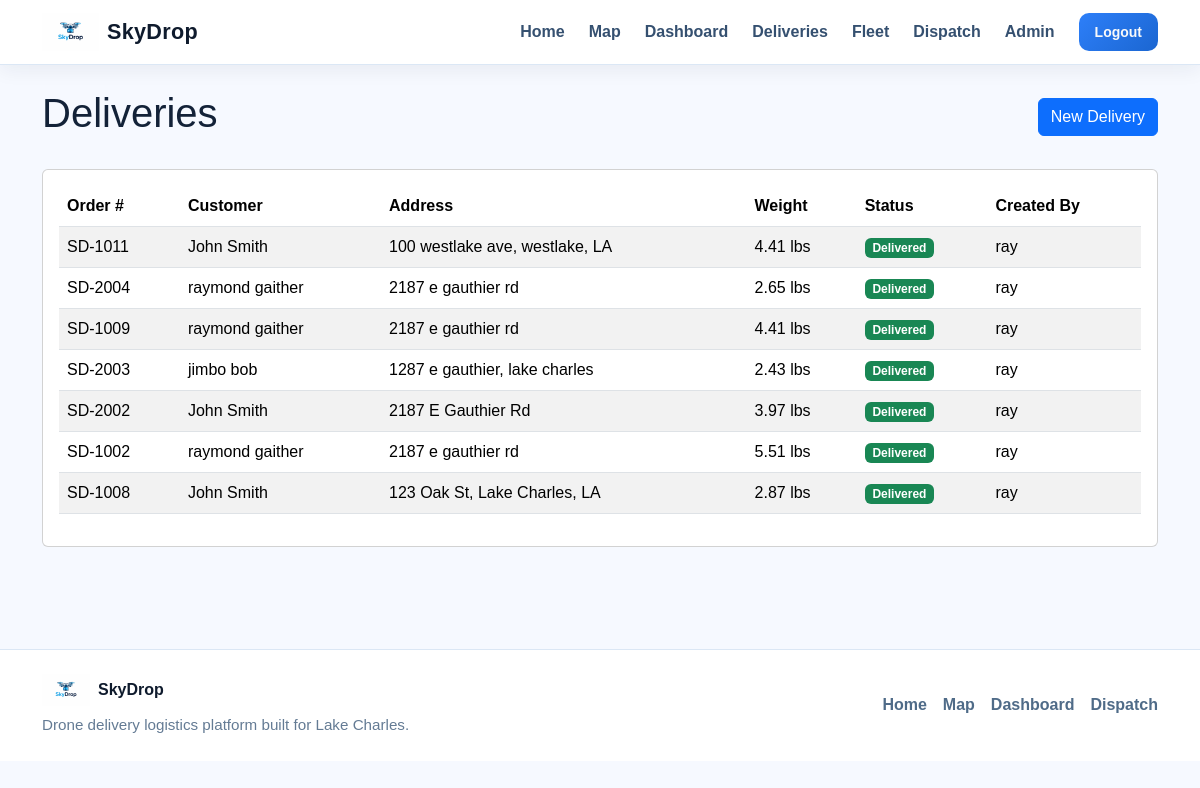
The page /deliveries/ (signed in) on the database as committed earlier.
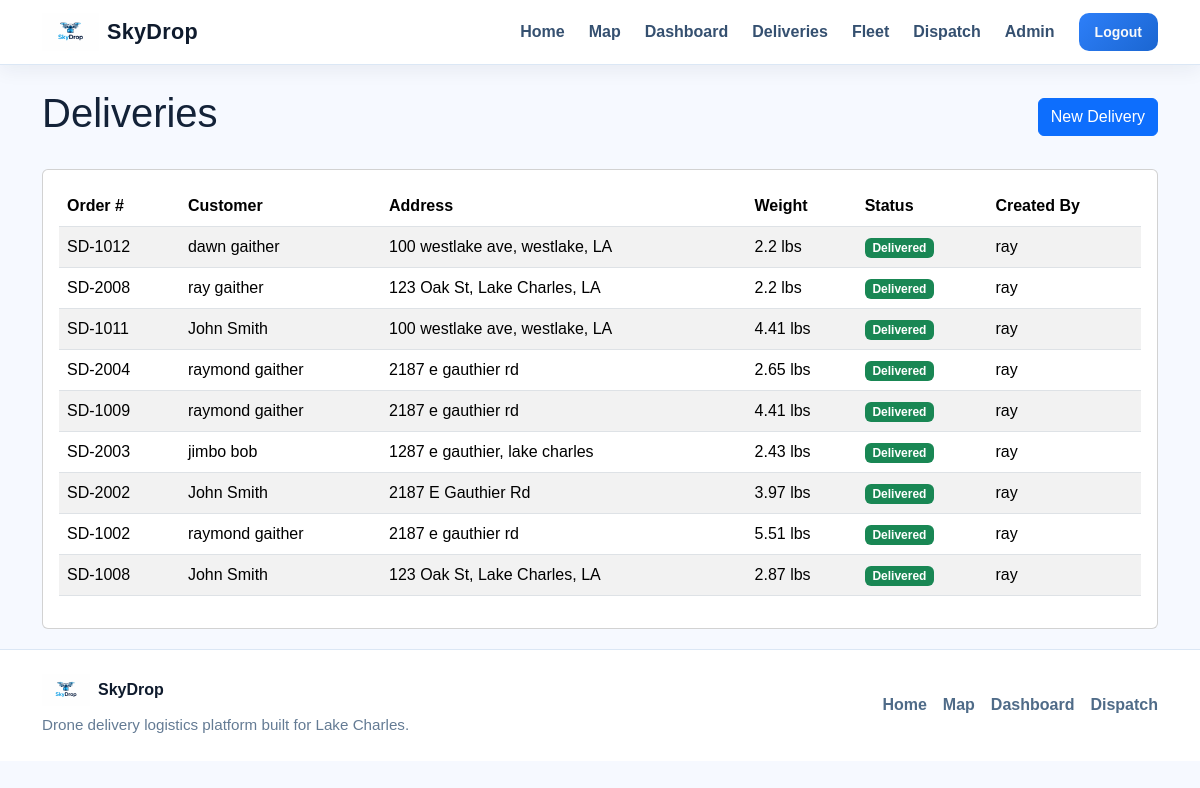
The same page on the database as committed later.
### app/models/delivery.py (models this page shows, shortened)
class Delivery(db.Model):
    __tablename__ = "deliveries"
    id = db.Column(db.Integer, primary_key=True)
    order_number = db.Column(db.String(50), unique=True, nullable=False, index=True)
    customer_name = db.Column(db.String(100), nullable=False)
    customer_address = db.Column(db.String(200), nullable=False)
    customer_phone = db.Column(db.String(30), nullable=False)
    package_weight = db.Column(db.Float, nullable=False)
    status = db.Column(db.String(50), default="pending", nullable=False, index=True)
    pickup_address = db.Column(db.String(200), nullable=True)
    pickup_lat = db.Column(db.Float, nullable=True)
    pickup_lng = db.Column(db.Float, nullable=True)
    destination_lat = db.Column(db.Float, nullable=True)
    destination_lng = db.Column(db.Float, nullable=True)
    priority = db.Column(db.String(20), default="standard", nullable=False)
    notes = db.Column(db.Text, nullable=True)
    created_at = db.Column(db.DateTime, default=datetime.utcnow, nullable=False)
    created_by_id = db.Column(db.Integer, db.ForeignKey("users.id"), nullable=False)
    mission = db.relationship(
        "Mission",
        back_populates="delivery",
        uselist=False,
        cascade="all, delete-orphan"
    )

### app/models/user.py (models this page shows, shortened)
class User(UserMixin, db.Model):
    __tablename__ = "users"
    id = db.Column(db.Integer, primary_key=True)
    name = db.Column(db.String(100), nullable=False)
    email = db.Column(db.String(120), unique=True, nullable=False)
    password_hash = db.Column(db.String(255), nullable=False)
    role = db.Column(db.String(50), default="business_staff", nullable=False)
    deliveries = db.relationship("Delivery", backref="created_by", lazy=True)
    @property
    def is_admin(self):
        return self.role == "admin"
    @property
    def is_staff(self):
        return self.role in ["admin", "business_staff"]

### app/deliveries/routes.py (the view)
@deliveries_bp.route("/")
@role_required("admin", "business_staff")
def delivery_list():
    deliveries = Delivery.query.order_by(Delivery.created_at.desc()).all()
    return render_template("deliveries/delivery_list.html", deliveries=deliveries)

### app/templates/deliveries/delivery_list.html
{% extends "base.html" %}
{% block content %}
<div class="container mt-4">
    <div class="d-flex justify-content-between align-items-center mb-4">
        <h1>Deliveries</h1>
        {% if current_user.is_authenticated and current_user.is_staff %}
            <a href="{{ url_for('deliveries.create_delivery') }}" class="btn btn-primary">
                New Delivery
            </a>
        {% endif %}
    </div>
    <div class="card p-3">
        {% if deliveries %}
            <div class="table-responsive">
                <table class="table table-striped">
                    <thead>
                        <tr>
                            <th>Order #</th>
                            <th>Customer</th>
                            <th>Address</th>
                            <th>Weight</th>
                            <th>Status</th>
                            <th>Created By</th>
                        </tr>
                    </thead>
                    <tbody>
                        {% for delivery in deliveries %}
                        <tr>
                            <td>{{ delivery.order_number }}</td>
                            <td>{{ delivery.customer_name }}</td>
                            <td>{{ delivery.customer_address }}</td>
                            <td>
                                {% if delivery.package_weight is not none %}
                                    {{ ((delivery.package_weight or 0) * 2.20462)|round(2) }} lbs
                                {% else %}
                                    N/A
                                {% endif %}
                            </td>
                            <td>
                                <span class="badge
                                    {% if delivery.status == 'pending' %}bg-secondary
                                    {% elif delivery.status == 'assigned' %}bg-primary
                                    {% elif delivery.status == 'in_flight' %}bg-warning text-dark
                                    {% elif delivery.status == 'delivered' %}bg-success
                                    {% else %}bg-dark
                                    {% endif %}">
                                    {{ delivery.status.replace('_', ' ').title() }}
                                </span>
                            </td>
                            <td>{{ delivery.created_by.name }}</td>
                        </tr>
                        {% endfor %}
                    </tbody>
                </table>
            </div>
        {% else %}
            <p class="mb-0">No deliveries yet.</p>
        {% endif %}
    </div>
</div>
{% endblock %}

### app/templates/base.html (shortened to what this page needs)
<!DOCTYPE html>
<html lang="en">
<head>
    <link href="https://cdn.jsdelivr.net/npm/bootstrap@5.3.2/dist/css/bootstrap.min.css" rel="stylesheet">
    <link rel="stylesheet" href="{{ url_for('static', filename='css/style.css') }}">
</head>
<body>
<nav class="navbar navbar-expand-lg skydrop-navbar sticky-top">
    <div class="container">
        <a class="navbar-brand fw-bold d-flex align-items-center gap-2" href="{{ url_for('main.home') }}">
            <img src="{{ url_for('static', filename='img/skydrop-logo.png') }}"
                 alt="SkyDrop Logo"
                 class="nav-logo">
            <span>SkyDrop</span>
        </a>
        <div class="collapse navbar-collapse" id="mainNav">
            <ul class="navbar-nav ms-auto align-items-lg-center gap-lg-2">
                <li class="nav-item">
                    <a class="nav-link" href="{{ url_for('main.home') }}">Home</a>
                </li>
                <li class="nav-item">
                    <a class="nav-link" href="{{ url_for('map.operations_map') }}">Map</a>
                </li>
                {% if current_user.is_authenticated and current_user.is_staff %}
                    <li class="nav-item">
                        <a class="nav-link" href="{{ url_for('dashboard.home') }}">Dashboard</a>
                    </li>
                    <li class="nav-item">
                        <a class="nav-link" href="{{ url_for('deliveries.delivery_list') }}">Deliveries</a>
                    </li>
                    <li class="nav-item">
                        <a class="nav-link" href="{{ url_for('fleet.fleet_list') }}">Fleet</a>
                    </li>
                    <li class="nav-item">
                        <a class="nav-link" href="{{ url_for('dispatch.dispatch_board') }}">Dispatch</a>
                    </li>
                {% endif %}
                {% if current_user.is_authenticated and current_user.is_admin %}
                    <li class="nav-item">
                        <a class="nav-link" href="{{ url_for('admin.user_list') }}">Admin</a>
                    </li>
                {% endif %}
                {% if current_user.is_authenticated %}
                    <li class="nav-item ms-lg-2">
                        <a class="btn btn-outline-light btn-sm nav-login-btn" href="{{ url_for('auth.logout') }}">
                            Logout
                        </a>
                    </li>
                {% else %}
                    <li class="nav-item ms-lg-2">
                        <a class="btn btn-primary btn-sm nav-login-btn" href="{{ url_for('auth.login') }}">
                            Login
                        </a>
                    </li>
                {% endif %}
            </ul>
        </div>
    </div>
</nav>
<main>
    {% block content %}{% endblock %}
</main>
<footer class="site-footer">
    <div class="container">
        <div class="row gy-3 align-items-center">
            <div class="col-md-6">
                <div class="footer-brand d-flex align-items-center gap-2">
                    <img src="{{ url_for('static', filename='img/skydrop-logo.png') }}"
                         alt="SkyDrop Logo"
                         class="footer-logo">
                    <span class="fw-bold">SkyDrop</span>
                </div>
                <p class="footer-text mt-2 mb-0">
                    Drone delivery logistics platform built for Lake Charles.
                </p>
            </div>
            <div class="col-md-6 text-md-end">
                <div class="footer-links d-flex flex-wrap justify-content-md-end gap-3">
                    <a href="{{ url_for('main.home') }}">Home</a>
                    <a href="{{ url_for('map.operations_map') }}">Map</a>
                    {% if current_user.is_authenticated and current_user.is_staff %}
                        <a href="{{ url_for('dashboard.home') }}">Dashboard</a>
                        <a href="{{ url_for('dispatch.dispatch_board') }}">Dispatch</a>
                    {% endif %}
                </div>
            </div>
        </div>
    </div>
</footer>
</body>
</html>

### app/static/css/style.css (style rules this page uses)
body { background-color: #f6f9ff; color: #132238; font-family: Arial, Helvetica, sans-serif; }
.skydrop-navbar { background: #ffffff; border-bottom: 1px solid #dbe7f5; box-shadow: 0 6px 18px rgba(15, 27, 45, 0.06); }
.navbar-brand { color: #0f1b2d !important; font-size: 1.35rem; letter-spacing: 0.3px; }
.nav-link { color: #355070 !important; font-weight: 600; }
.nav-logo { height: 38px; width: auto; object-fit: contain; }
.nav-login-btn { background: linear-gradient(135deg, #2d7ff9, #1b66d1); border: none; border-radius: 10px; padding: 0.55rem 1rem; font-weight: 700; }
main { min-height: 70vh; }
.site-footer { background: #ffffff; border-top: 1px solid #dbe7f5; padding: 1.5rem 0; margin-top: 0; }
.footer-logo { height: 32px; width: auto; object-fit: contain; }
.footer-brand span { color: #0f1b2d; }
.footer-text { color: #647b94; font-size: 0.95rem; }
.footer-links a { color: #4f6b88; text-decoration: none; font-weight: 600; }

Rows that differ between the two databases and show on the page:
added Delivery: order_number "SD-1012", customer_name "dawn gaither", customer_address "100 westlake ave, westlake, LA", ((delivery.package_weightor0)*2.20462)|round(2) "2.2", status.replace "Delivered", created_by.name "ray"
added Delivery: order_number "SD-2008", customer_name "ray gaither", customer_address "123 Oak St, Lake Charles, LA", ((delivery.package_weightor0)*2.20462)|round(2) "2.2", status.replace "Delivered", created_by.name "ray"
